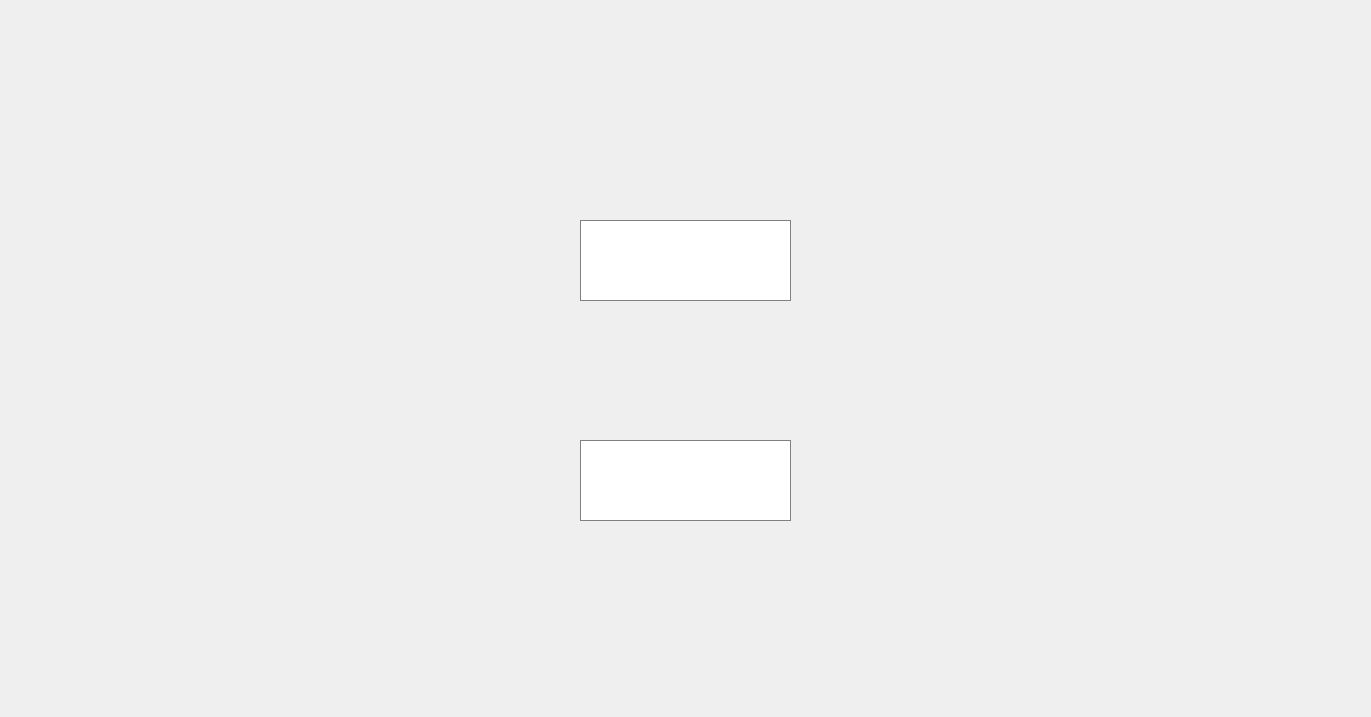
<?xml version="1.0" encoding="UTF-8"?>
<ui version="4.0">
 <class>SecondWindow</class>
 <widget class="QDialog" name="Dialog">
  <property name="geometry">
   <rect>
    <x>0</x>
    <y>0</y>
    <width>1371</width>
    <height>717</height>
   </rect>
  </property>
  <property name="windowTitle">
   <string>SecondWindow</string>
  </property>
  <property name="styleSheet">
   <string notr="true">background-image: url(/home/ur0ch/PracticeProjectIU5-2025/images/secondWindowBack.png);  /* Путь к изображению */
background-position: center;  /* Позиция изображения */
background-repeat: no-repeat;  /* Не повторять изображение */
background-size: cover;  /* Растянуть изображение на весь виджет */</string>
  </property>
  <widget class="QLineEdit" name="lineEdit">
   <property name="geometry">
    <rect>
     <x>580</x>
     <y>220</y>
     <width>211</width>
     <height>81</height>
    </rect>
   </property>
   <property name="styleSheet">
    <string notr="true">QLineEdit {
    background-image: url(/home/ur0ch/PracticeProjectIU5-2025/images/white.png);  /* Путь к фотографии */
    background-position: center;  /* Позиция фотографии */
    background-repeat: no-repeat;  /* Не повторять фотографию */
    background-size: cover;  /* Растянуть фотографию на весь фон */
    color: Blue;  /* Цвет текста */
    padding: 5px;  /* Отступы внутри поля */
    border: 1px solid gray;  /* Граница поля */
}

QLineEdit::placeholder {
    color: Black;  /* Цвет текста плейсхолдера */
}</string>
   </property>
  </widget>
  <widget class="QLineEdit" name="lineEdit_2">
   <property name="geometry">
    <rect>
     <x>580</x>
     <y>440</y>
     <width>211</width>
     <height>81</height>
    </rect>
   </property>
   <property name="styleSheet">
    <string notr="true">QLineEdit {
    background-image: url(/home/ur0ch/PracticeProjectIU5-2025/images/white.png);  /* Путь к фотографии */
    background-position: center;  /* Позиция фотографии */
    background-repeat: no-repeat;  /* Не повторять фотографию */
    background-size: cover;  /* Растянуть фотографию на весь фон */
    color: Blue;  /* Цвет текста */
    padding: 5px;  /* Отступы внутри поля */
    border: 1px solid gray;  /* Граница поля */
}

QLineEdit::placeholder {
    color: Black;  /* Цвет текста плейсхолдера */
}</string>
   </property>
  </widget>
 </widget>
 <resources/>
 <connections/>
</ui>
